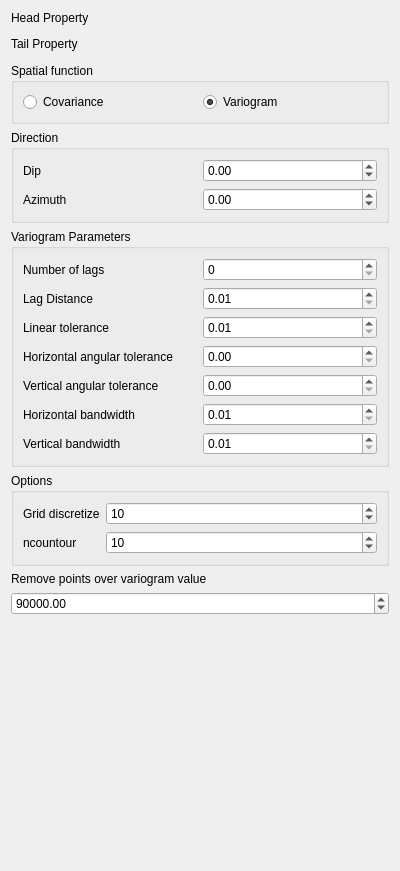
<?xml version="1.0" encoding="UTF-8"?>
<ui version="4.0">
 <class>Form</class>
 <widget class="QWidget" name="Form">
  <property name="geometry">
   <rect>
    <x>0</x>
    <y>0</y>
    <width>400</width>
    <height>871</height>
   </rect>
  </property>
  <property name="windowTitle">
   <string>Form</string>
  </property>
  <property name="AlgorithmCategory" stdset="0">
   <string>Lpm</string>
  </property>
  <property name="AlgorithmDescription" stdset="0">
   <string>vario_map</string>
  </property>
  <layout class="QVBoxLayout" name="verticalLayout">
   <item>
    <widget class="QLabel" name="label_2">
     <property name="text">
      <string>Head Property</string>
     </property>
    </widget>
   </item>
   <item>
    <widget class="PropertySelectorNoRegion" name="head_prop"/>
   </item>
   <item>
    <widget class="QLabel" name="label">
     <property name="text">
      <string>Tail Property</string>
     </property>
    </widget>
   </item>
   <item>
    <widget class="PropertySelectorNoRegion" name="tail_prop"/>
   </item>
   <item>
    <widget class="QGroupBox" name="groupBox">
     <property name="title">
      <string>Spatial function</string>
     </property>
     <layout class="QHBoxLayout" name="horizontalLayout">
      <item>
       <widget class="QRadioButton" name="C_covariance">
        <property name="text">
         <string>Covariance</string>
        </property>
       </widget>
      </item>
      <item>
       <widget class="QRadioButton" name="C_variogram">
        <property name="text">
         <string>Variogram</string>
        </property>
        <property name="checked">
         <bool>true</bool>
        </property>
       </widget>
      </item>
     </layout>
    </widget>
   </item>
   <item>
    <widget class="QGroupBox" name="groupBox_3">
     <property name="title">
      <string>Direction</string>
     </property>
     <layout class="QGridLayout" name="gridLayout">
      <item row="1" column="1">
       <widget class="QDoubleSpinBox" name="Azimute">
        <property name="minimum">
         <double>-360.000000000000000</double>
        </property>
        <property name="maximum">
         <double>360.000000000000000</double>
        </property>
       </widget>
      </item>
      <item row="0" column="1">
       <widget class="QDoubleSpinBox" name="Dip">
        <property name="minimum">
         <double>-360.000000000000000</double>
        </property>
        <property name="maximum">
         <double>360.000000000000000</double>
        </property>
       </widget>
      </item>
      <item row="0" column="0">
       <widget class="QLabel" name="label_11">
        <property name="text">
         <string>Dip</string>
        </property>
       </widget>
      </item>
      <item row="1" column="0">
       <widget class="QLabel" name="label_12">
        <property name="text">
         <string>Azimuth</string>
        </property>
       </widget>
      </item>
     </layout>
    </widget>
   </item>
   <item>
    <widget class="QGroupBox" name="groupBox_2">
     <property name="title">
      <string>Variogram Parameters</string>
     </property>
     <layout class="QGridLayout" name="gridLayout_2">
      <item row="0" column="0">
       <widget class="QLabel" name="label_3">
        <property name="text">
         <string>Number of lags</string>
        </property>
       </widget>
      </item>
      <item row="0" column="1">
       <widget class="QSpinBox" name="nlags"/>
      </item>
      <item row="1" column="1">
       <widget class="QDoubleSpinBox" name="lagdistance">
        <property name="minimum">
         <double>0.010000000000000</double>
        </property>
        <property name="maximum">
         <double>10000.000000000000000</double>
        </property>
       </widget>
      </item>
      <item row="2" column="0">
       <widget class="QLabel" name="label_5">
        <property name="text">
         <string>Linear tolerance</string>
        </property>
       </widget>
      </item>
      <item row="4" column="1">
       <widget class="QDoubleSpinBox" name="vtolangular">
        <property name="minimum">
         <double>0.000000000000000</double>
        </property>
        <property name="maximum">
         <double>360.000000000000000</double>
        </property>
       </widget>
      </item>
      <item row="2" column="1">
       <widget class="QDoubleSpinBox" name="lineartolerance">
        <property name="minimum">
         <double>0.010000000000000</double>
        </property>
        <property name="maximum">
         <double>10000.000000000000000</double>
        </property>
       </widget>
      </item>
      <item row="4" column="0">
       <widget class="QLabel" name="label_7">
        <property name="text">
         <string>Vertical angular tolerance</string>
        </property>
       </widget>
      </item>
      <item row="5" column="0">
       <widget class="QLabel" name="label_8">
        <property name="text">
         <string>Horizontal bandwidth</string>
        </property>
       </widget>
      </item>
      <item row="3" column="0">
       <widget class="QLabel" name="label_6">
        <property name="text">
         <string>Horizontal angular tolerance</string>
        </property>
       </widget>
      </item>
      <item row="3" column="1">
       <widget class="QDoubleSpinBox" name="htolangular">
        <property name="minimum">
         <double>0.000000000000000</double>
        </property>
        <property name="maximum">
         <double>360.000000000000000</double>
        </property>
       </widget>
      </item>
      <item row="1" column="0">
       <widget class="QLabel" name="label_4">
        <property name="text">
         <string>Lag Distance</string>
        </property>
       </widget>
      </item>
      <item row="5" column="1">
       <widget class="QDoubleSpinBox" name="hband">
        <property name="minimum">
         <double>0.010000000000000</double>
        </property>
        <property name="maximum">
         <double>10000.000000000000000</double>
        </property>
       </widget>
      </item>
      <item row="6" column="1">
       <widget class="QDoubleSpinBox" name="vband">
        <property name="minimum">
         <double>0.010000000000000</double>
        </property>
        <property name="maximum">
         <double>10000.000000000000000</double>
        </property>
       </widget>
      </item>
      <item row="6" column="0">
       <widget class="QLabel" name="label_9">
        <property name="text">
         <string>Vertical bandwidth</string>
        </property>
       </widget>
      </item>
     </layout>
    </widget>
   </item>
   <item>
    <widget class="QGroupBox" name="groupBox_4">
     <property name="title">
      <string>Options</string>
     </property>
     <layout class="QFormLayout" name="formLayout">
      <item row="0" column="0">
       <widget class="QLabel" name="label_10">
        <property name="text">
         <string>Grid discretize</string>
        </property>
       </widget>
      </item>
      <item row="0" column="1">
       <widget class="QSpinBox" name="Gdiscrete">
        <property name="minimum">
         <number>1</number>
        </property>
        <property name="maximum">
         <number>1000</number>
        </property>
        <property name="value">
         <number>10</number>
        </property>
       </widget>
      </item>
      <item row="1" column="0">
       <widget class="QLabel" name="label_13">
        <property name="text">
         <string>ncountour</string>
        </property>
       </widget>
      </item>
      <item row="1" column="1">
       <widget class="QSpinBox" name="ncontour">
        <property name="minimum">
         <number>5</number>
        </property>
        <property name="singleStep">
         <number>1</number>
        </property>
        <property name="value">
         <number>10</number>
        </property>
       </widget>
      </item>
     </layout>
    </widget>
   </item>
   <item>
    <widget class="QLabel" name="label_14">
     <property name="text">
      <string>Remove points over variogram value</string>
     </property>
    </widget>
   </item>
   <item>
    <widget class="QDoubleSpinBox" name="Remove">
     <property name="maximum">
      <double>99999999999.000000000000000</double>
     </property>
     <property name="value">
      <double>90000.000000000000000</double>
     </property>
    </widget>
   </item>
   <item>
    <spacer name="verticalSpacer">
     <property name="orientation">
      <enum>Qt::Vertical</enum>
     </property>
     <property name="sizeHint" stdset="0">
      <size>
       <width>20</width>
       <height>40</height>
      </size>
     </property>
    </spacer>
   </item>
  </layout>
 </widget>
 <customwidgets>
  <customwidget>
   <class>PropertySelectorNoRegion</class>
   <extends>QWidget</extends>
   <header>qtplugins/selectors.h</header>
  </customwidget>
 </customwidgets>
 <tabstops>
  <tabstop>C_covariance</tabstop>
  <tabstop>C_variogram</tabstop>
  <tabstop>Dip</tabstop>
  <tabstop>Azimute</tabstop>
  <tabstop>nlags</tabstop>
  <tabstop>lagdistance</tabstop>
  <tabstop>lineartolerance</tabstop>
  <tabstop>htolangular</tabstop>
  <tabstop>vtolangular</tabstop>
  <tabstop>hband</tabstop>
  <tabstop>vband</tabstop>
 </tabstops>
 <resources/>
 <connections/>
</ui>
